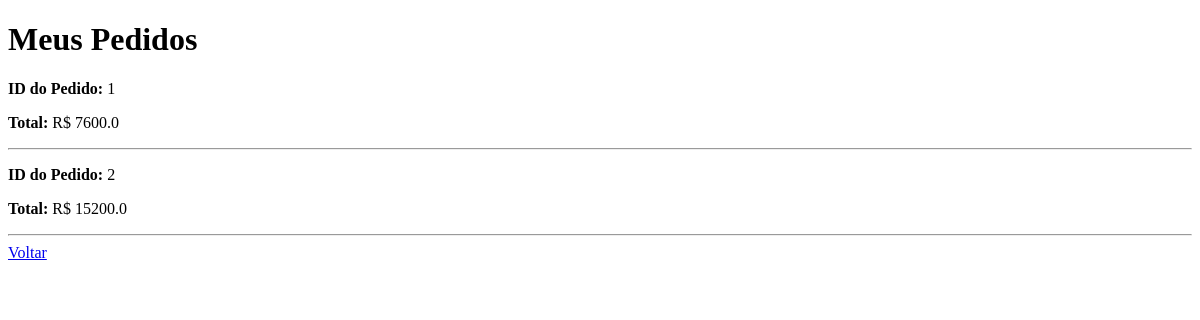
/me/pedidos (signed in), run on an earlier commit of the app's database.
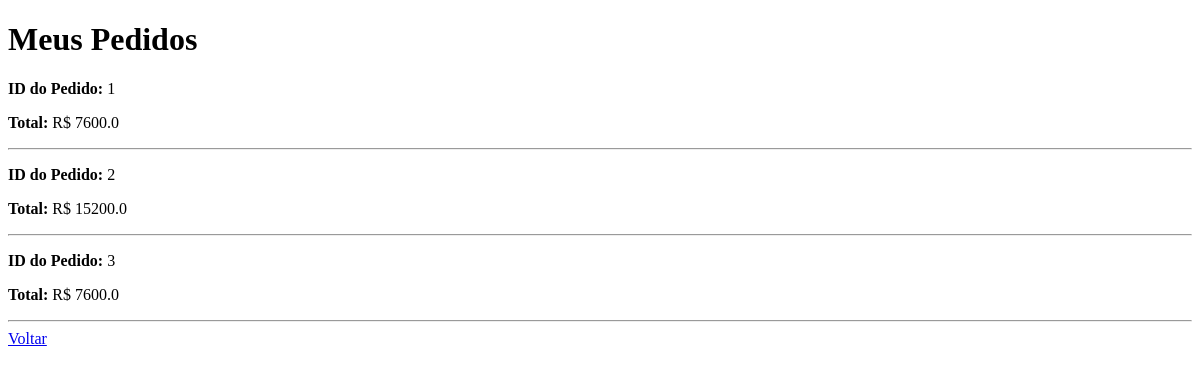
And on a later commit of the database.
### models.py (models this page shows)
class Pedido(Base):
    __tablename__ = "pedidos"
    id = Column("id", Integer, primary_key=True, index=True)
    id_usuario = Column("id_usuario", Integer, ForeignKey("usuarios.id")) # id do usuário que está fazendo o pedido
    total = Column("total", Float, default=0.0) # total de pedidos
    usuario = relationship("Usuario", back_populates="pedidos")
    itens = relationship("ItemPedido", back_populates="pedido")

### controllers.py (the view)
@router.get('/me/pedidos', response_class=HTMLResponse)
def listar_pedidos(request: Request, db: Session = Depends(get_db)):
    token = request.cookies.get("token")
    if not token:
        return RedirectResponse(url="/login", status_code=303)
    payload = verificar_token(token)
    if not payload:
        return RedirectResponse(url="/login", status_code=303)
    email_usuario = payload.get("sub")
    usuario = db.query(Usuario).filter(Usuario.email == email_usuario).first()
    if not usuario:
        return RedirectResponse(url="/login", status_code=303)
    pedidos = db.query(Pedido).filter(Pedido.id_usuario == usuario.id).all()
    return templates.TemplateResponse(
        'meus-pedidos.html',
        {'request': request, 'pedidos': pedidos}
    )

### View/templates/meus-pedidos.html (shortened to what this page needs)
<!DOCTYPE html>
<html lang="pt-br">
<head>
</head>
<body>
    <h1>Meus Pedidos</h1>
    <div class="info">
        {% if pedidos %}
            {% for pedido in pedidos %}
                <p><strong>ID do Pedido:</strong> {{ pedido.id }}</p>
                <p><strong>Total:</strong> R$ {{ pedido.total }}</p>
                <hr>
            {% endfor %}
        {% else %}
            <p>Você ainda não possui pedidos.</p>
        {% endif %}
    </div>
    <a href="/me/produtos">Voltar</a>
</body>
</html>

What changed in the data, as far as the page shows it:
added Pedido: id "3", total "7600.0"
